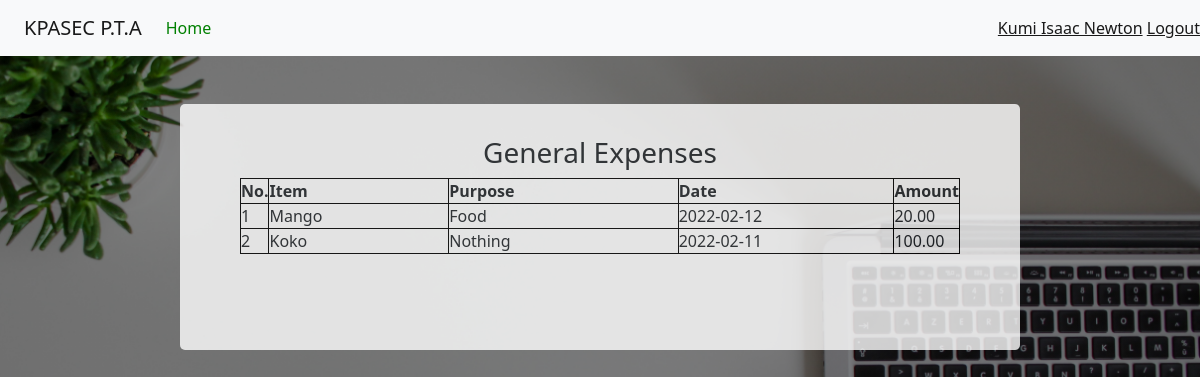
The page /accountant_dashboard/expenses/gen_expenses (signed in) on the database its author committed.
### app.py (models this page shows, shortened)
class User(db.Model, UserMixin):
	__bind_key__ = "kpasec"
	id = db.Column(db.Integer, primary_key=True)
	date = db.Column(db.DateTime, default = datetime.utcnow())
	username = db.Column(db.String(80), unique=False, nullable=False)
	email = db.Column(db.String(120), unique=True, nullable=False)
	password = db.Column(db.String(120), nullable=False)
	is_admin = db.Column(db.Boolean,  default=False)
	function = db.Column(db.String(120))
	approval = db.Column(db.Boolean, default=False)

class Expenses(db.Model):
	__bind_key__ = "kpasec"
	id = db.Column(db.Integer, primary_key=True)
	date = db.Column(db.DateTime, default = datetime.utcnow())
	item = db.Column(db.String(120))
	purchase_date = db.Column(db.DateTime)
	purpose = db.Column(db.String(120))
	quantity = db.Column(db.Integer)
	unitcost = db.Column(db.Integer)
	totalcost = db.Column(db.Integer)
	elt_expense = db.Column(db.Integer)
	pta_expense = db.Column(db.Integer)
	semester = db.Column(db.String(100))

### app.py (the view)
@app.route("/accountant_dashboard/expenses/gen_expenses")
@login_required
def gen_expenses():
	if current_user.is_authenticated and current_user.approval:
		expenses = Expenses.query.all()
		total = sum([exp.totalcost for exp in expenses])
		return render_template("gen_expenses.html", expenses=expenses, total=total)
	else:
		abort(404)

### app.py (called while the page is built)
@app.template_filter()
def currencyFormat(value):
	value = float(value)
	if value >= 0:
		return "{:,.2f}".format(value)
	else:
		value2 = "{:,.2f}".format(value)
		return "("+value2[1:]+")"

@login_manager.user_loader
def load_user(user_id):
	return User.query.get(int(user_id))

### templates/gen_expenses.html (shortened to what this page needs)
{% extends "bootstrap.html" %}
{% block content %}
<!DOCTYPE html>
<html>
<head>
</head>
<body>
<header>
		<nav class="navbar navbar-expand-lg navbar-light bg-light">
			    <a class="navbar-brand kpa" href="#">KPASEC P.T.A</a>
				<div class="collapse navbar-collapse" id="navbarText">
			      <ul class="navbar-nav me-auto mb-2 mb-lg-0">
			        <li class="nav-item">
			          <a class="nav-link active " aria-current="page" href="{{url_for('accountant_dashboard')}}" id="dash">Home</a>
			        </li>
			      </ul>
			      <span class="navbar-text" >
			      	<a href="{{url_for('account')}}" class="nn">{{current_user.username}}</a>
			      	<a href="{{url_for('logout')}}">Logout</a>
			      </span>
			    </div>
			</nav>
	</header>
   <center>
   	<div class="ttable" id="cont1">
   		<h3 class="topp" style="padding-top:4vh">General Expenses </h3>
   		<table >
   			<tr>
   				<th class="non">No.</th>
   				<th class="foom">Item</th>
   				<th class="fom">Purpose</th>
   				<th class="fomm">Date</th>
   				<th class="foomm">Amount</th>
   			</tr>
                     {% for expense in expenses %}
   			<tr>
   				<td>{{loop.index}}</td>
   				<td class="fom">{{expense.item}}</td>
   				<td>{{expense.purpose}}</td>
   				<td>{{expense.date.date()}}</td>
   				<td>{{expense.totalcost | currencyFormat}}</td>
   			</tr>
                     {% endfor %}
   		</table><br><br><br><br>
   	</div>
</center>
</body>
</html>
{% endblock %}

### rows shown on the page
User: username "Kumi Isaac Newton"
Expenses: item "Mango", purpose "Food", date "2022-02-12", totalcost "20.00"
Expenses: item "Koko", purpose "Nothing", date "2022-02-11", totalcost "100.00"
